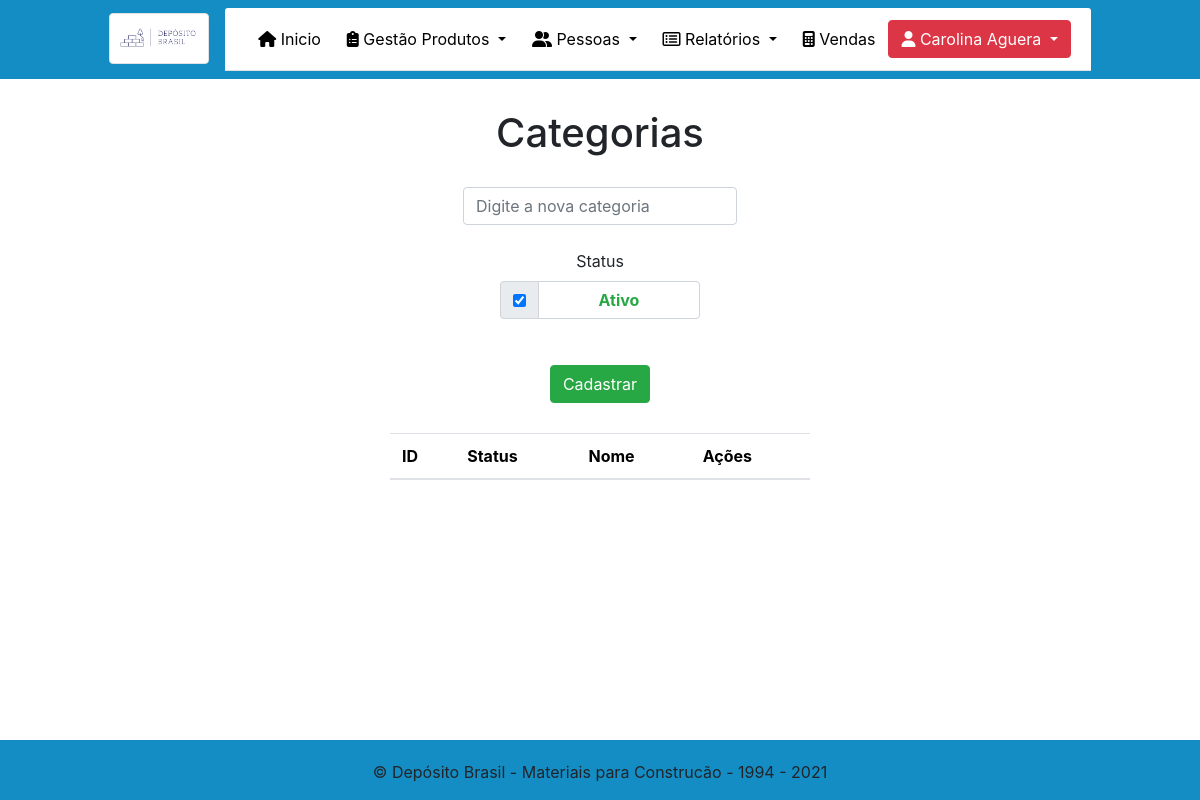
The app's page /Admin/Categoria.php (signed in), older data.
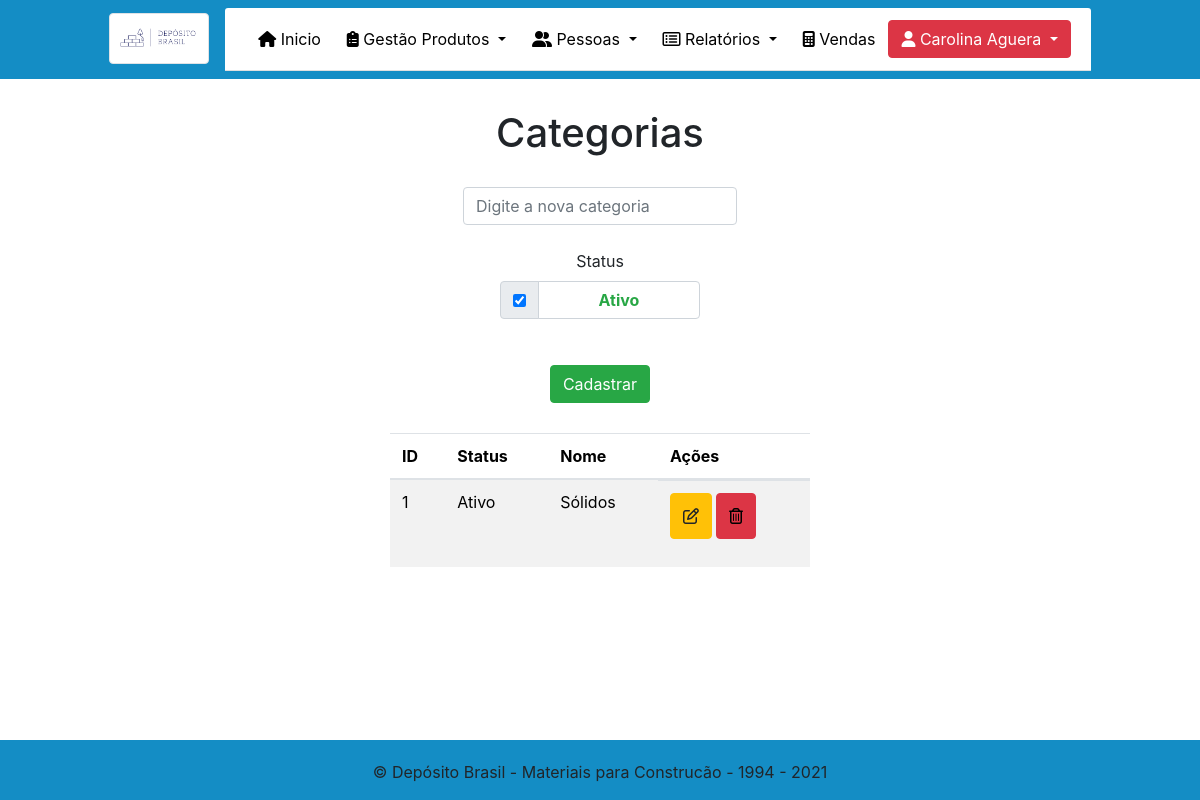
The same page, newer data.
### tables this page shows
CREATE TABLE `categoria` (
  `id` int(11) NOT NULL,
  `status` int(11) NOT NULL,
  `nome` varchar(255) NOT NULL
);

### Admin/Categoria.php (the view, shortened to what this page needs)
<?php
require_once("../dependencias.php");
require_once("../menu.php");
?>
<!DOCTYPE html>
<html lang="pt-br">
<head>
</head>
<body class="teste">
    <h1 style="text-align: center; margin-top: 30px;">Categorias</h1>
    <center class="container">
        <form name="form" method="POST" action="Categoria.php" class="needs-validation" novalidate>
            <center>
                <input type="text" id="nome" name="nome" class="form-control" style="width: auto; margin-top: 30px;" placeholder="Digite a nova categoria" required>
                <br>
                <div class="form-group "><label class="control-label" style="width: 200px !important;" for="status">Status</label><input type="hidden" name="status" value="0">
                    <div class="input-group" style="width: 200px !important;">
                        <div class="input-group-prepend">
                            <div class="input-group-text">
                                <input type="checkbox" name="status" value="1" id="status" onclick="teste(this);" checked>
                            </div>
                        </div>
                        <div class="form-control"><strong class="text-success" id="statuscadastrar">Ativo</strong></div>
                    </div>
                </div>
            </center>
            <button type="submit" id="salvar" name="salvar" class="btn btn-success" style="margin-top: 30px;">Cadastrar </button>
        </form>
    </center>
    <center>
        <div class="row container" style="width: 450px; margin-top: 30px; background: transparent;">
            <table class=" table-striped table table-hover container">
                <thead style="color: black;">
                    <tr>
                        <th>ID</th>
                        <th>Status</th>
                        <th>Nome</th>
                        <th>Ações</th>
                    </tr>
                </thead>
                <tbody style="color: black;">
                    <?php
                    $conexao = mysqli_connect('127.0.0.1', 'root', '', 'tcc');
                    $sql = "select * from categoria ";
                    $categorias = mysqli_query($conexao, $sql);
                    while ($data = mysqli_fetch_array($categorias)) {
                        if ($data['status'] == 1) {
                            $statusProduto = 'Ativo';
                        } else {
                            $statusProduto = 'Inativo';
                        } ?>
                    <tr>
                        <td><?= $data['id']  ?></td>
                        <td><?= $statusProduto  ?></td>
                        <td><?= $data['nome']  ?></td>
                        <td class="actions d-flex" style="margin:0px;" style="width: auto;">
                            <form action="Categoria.php" method="post" class="needs-validation" novalidate>
                                <button class="btn btn-warning btn-xs" type="button" style="margin-right: 4px; height: 46px; width: auto; " data-toggle="modal" data-target="#ExemploModalCentralizado1<?= $data['id'] ?>"><i class="far fa-edit"></i></button>
                            </form>
                            <button class="btn btn-danger btn-xs" style="height: 46px; width: auto; " type="button" data-toggle="modal" data-target="#ExemploModalCentralizado<?= $data['id'] ?>"><i class="far fa-trash-alt" style="color: black;"></i></button>
                        </td>
                    </tr>
                    <?php }    ?>
                </tbody>
            </table>
        </div>
    </center>
    <?php
    require_once("rodape.php");
    ?>
</body>
</html>

Row changes from the older to the newer data that the page shows:
added categoria: id "1", status "Ativo", nome "Sólidos"
